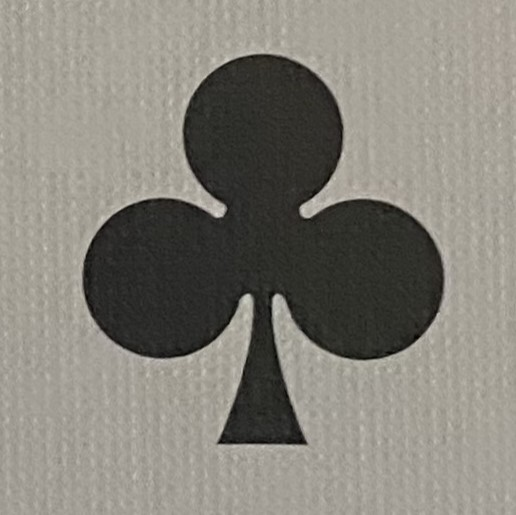
#> input picture project_4/Tempelate/suits/club.jpeg, 516 x 515 px; its folder holds only this picture in this run
$ python tempelate_preprocessing.py
#> lines starting #> are read from the running program, lines starting #| are printed output that depends on the picture; after the words box and inside, x2 and y2 are one past the last pixel; in counts of white or black regions, pixels touching at a corner belong together
import cv2
import glob
import os
import matplotlib.pyplot as plt

# Make sure the output directory exists
output_dir = "Tempelate/suits_preprocessed"
os.makedirs(output_dir, exist_ok=True)

# Read every image in the 'Tempelate/numbers' folder
path = glob.glob("Tempelate/suits/*.jpeg")  # Make sure this path is correct

# Check if path is empty
if not path:
    print("No images found. Please check the folder path or image file extensions.")

for image in path:
    img = cv2.imread(image, cv2.IMREAD_GRAYSCALE)  # Load the image in grayscale
#> img: shape (515, 516); min 0, max 219, mean 130.2

    if img is not None:
        # Binarize the image
        _, img = cv2.threshold(img, 127, 255, cv2.THRESH_BINARY)
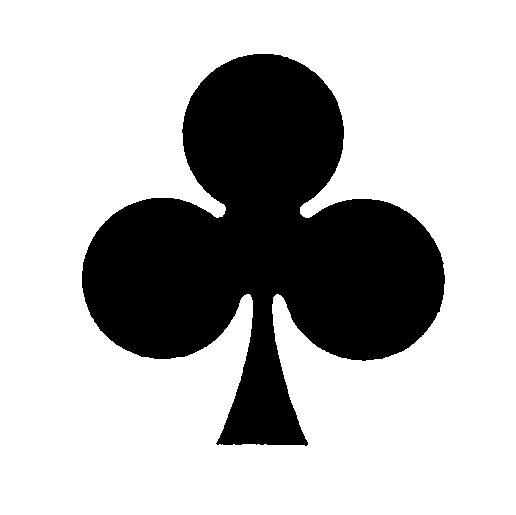
#> img: shape (515, 516); 72.7% white; 1 black region, box (x1, y1, x2, y2) and area: (82, 54, 445, 446) 72668

        # normalize the image to 128 x 128
        img = cv2.resize(img, (128, 128))
#> img: shape (128, 128)

        # Save the image with the same name in the output directory
        filename = os.path.basename(image)  # Extract filename
        output_path = os.path.join(output_dir, filename)
        cv2.imwrite(output_path, img)  # Write the image to the output path

        # Display the image in a non-blocking way
        plt.imshow(img, cmap='gray')
        plt.axis('off')  # Optional: Turn off axis for better viewing
        plt.pause(0.001)  # Display image for a short time without blocking
    else:
        print(f"Unable to read image: {image}")

plt.close()  # Close all figure windows after processing

$ run again, on project_4/Tempelate/suits/diamond.jpeg
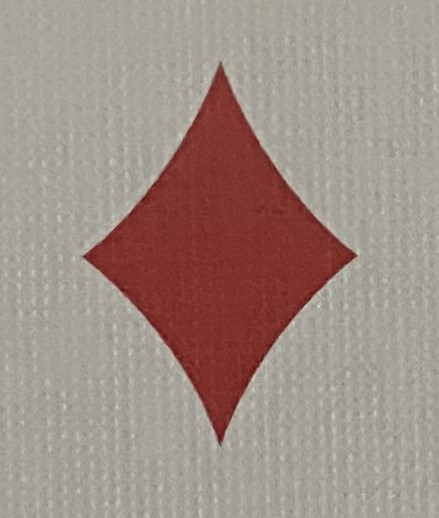
#> input picture project_4/Tempelate/suits/diamond.jpeg, 439 x 518 px
#> `_, img = cv2.threshold(img, 127, 255, cv2.THRESH_BINARY)`:
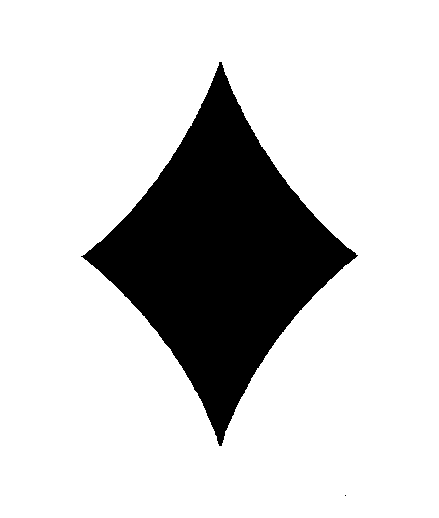
#> img: shape (518, 439); 81.2% white; 2 black regions (1 under 20 px), largest, box (x1, y1, x2, y2) and area: (81, 62, 358, 446) 42834
#> `img = cv2.resize(img, (128, 128))`:
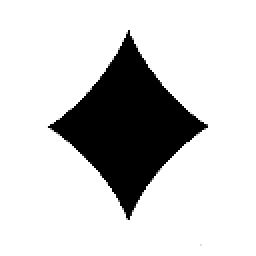
#> img: shape (128, 128) (shown 2 times larger); min 0, max 255, mean 207

$ run again, on project_4/Tempelate/suits/heart.jpeg
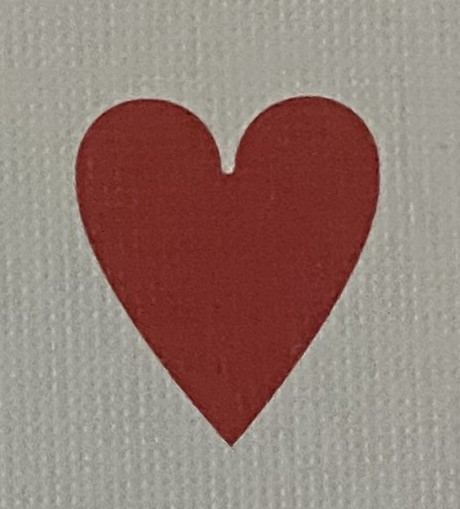
#> input picture project_4/Tempelate/suits/heart.jpeg, 460 x 509 px
#> `_, img = cv2.threshold(img, 127, 255, cv2.THRESH_BINARY)`:
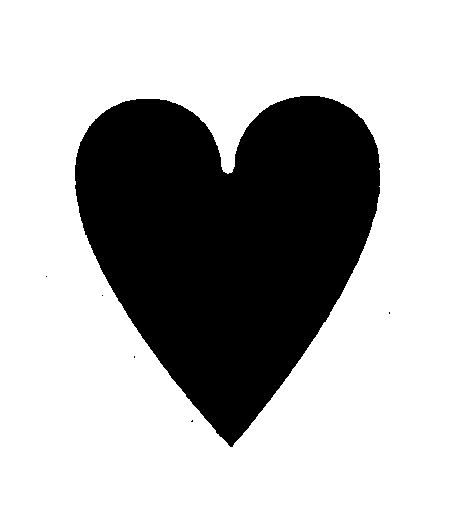
#> img: shape (509, 460); 70.1% white; 6 black regions (5 under 20 px), largest, box (x1, y1, x2, y2) and area: (75, 96, 380, 447) 69933
#> `img = cv2.resize(img, (128, 128))`:
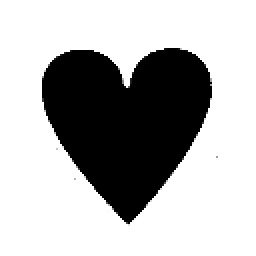
#> img: shape (128, 128) (shown 2 times larger); min 0, max 255, mean 178.8
